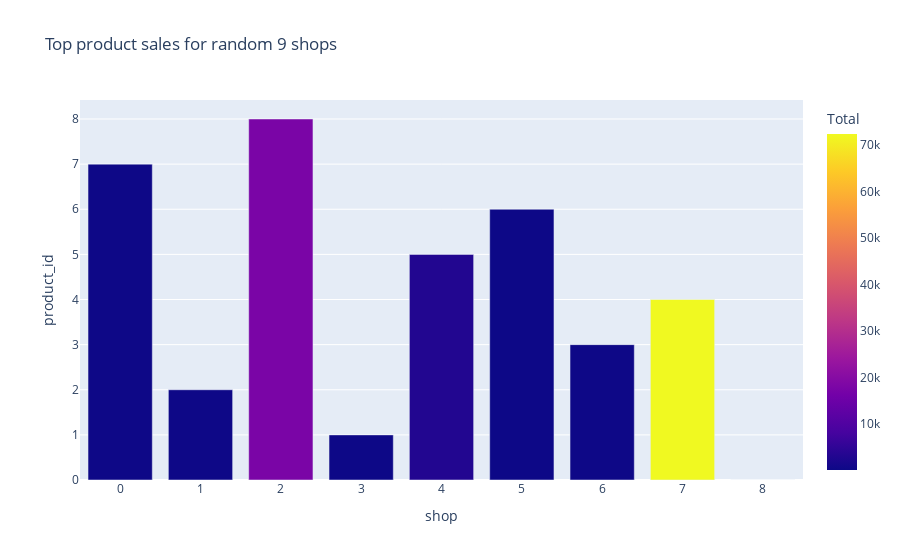

The code cell stored with this chart in its notebook:
### Code cell
plt.figure(figsize=(10,5))
px.bar(topProduct,x="shop", y="product_id",color='Total',title="Top product sales for random 9 shops")

### Figure 1 — Plotly figure (JSON) as saved in the notebook; plotly's stock layout.template omitted (floating-point values rounded to 4 significant figures)
{"data": [{"alignmentgroup": "True", "hovertemplate": "shop=%{x}<br>product_id=%{y}<br>Total=%{marker.color}<extra></extra>", "legendgroup": "", "marker": {"color": [1320, 87, 216, 248, 72368, 2988, 108, 228, 17584], "coloraxis": "coloraxis", "pattern": {"shape": ""}}, "name": "", "offsetgroup": "", "orientation": "v", "showlegend": false, "textposition": "auto", "type": "bar", "x": [8, 3, 1, 6, 7, 4, 5, 0, 2], "xaxis": "x", "y": [0, 1, 2, 3, 4, 5, 6, 7, 8], "yaxis": "y"}], "layout": {"barmode": "relative", "coloraxis": {"colorbar": {"title": {"text": "Total"}}, "colorscale": [[0, "#0d0887"], [0.1111, "#46039f"], [0.2222, "#7201a8"], [0.3333, "#9c179e"], [0.4444, "#bd3786"], [0.5556, "#d8576b"], [0.6667, "#ed7953"], [0.7778, "#fb9f3a"], [0.8889, "#fdca26"], [1, "#f0f921"]]}, "legend": {"tracegroupgap": 0}, "title": {"text": "Top product sales for random 9 shops"}, "xaxis": {"anchor": "y", "domain": [0, 1], "title": {"text": "shop"}}, "yaxis": {"anchor": "x", "domain": [0, 1], "title": {"text": "product_id"}}}}
